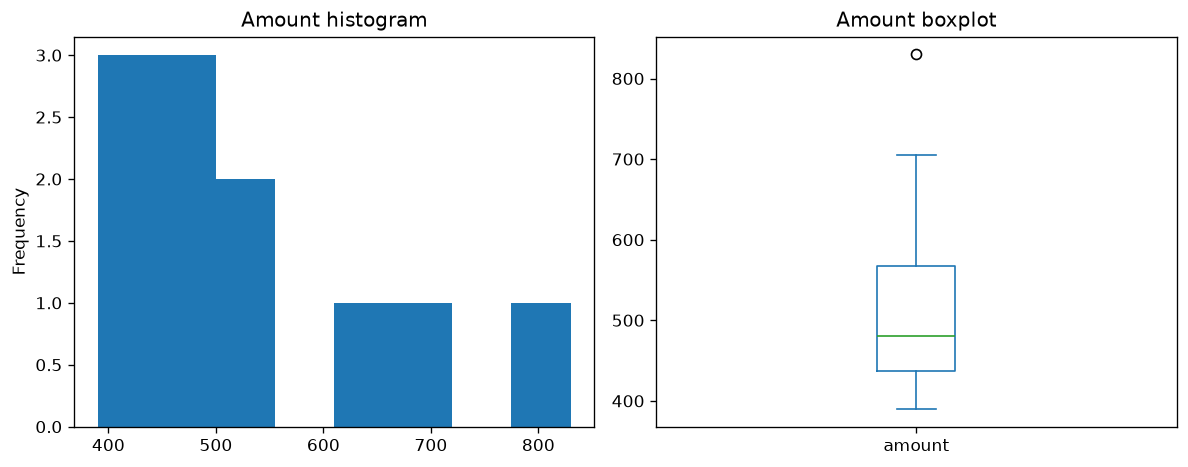

This figure's Python source:
from pathlib import Path

import matplotlib.pyplot as plt
import pandas as pd


DATA = Path(__file__).with_name("transactions.csv")


def main() -> None:
    df = pd.read_csv(DATA)
    clean = df.dropna(subset=["amount"]).copy()
    amount = clean["amount"]

    print("== HEAD ==")
    print(df.head(), end="\n\n")
    print("== MISSING ==")
    print(df.isna().sum(), end="\n\n")
    print("== SUMMARY ==")
    print(amount.describe(percentiles=[0.25, 0.5, 0.75, 0.9, 0.95]), end="\n\n")
    print("median:", amount.median())
    print("mode:", amount.mode().tolist())
    print("variance:", round(amount.var(ddof=1), 2))
    print("std:", round(amount.std(ddof=1), 2))

    fig, axes = plt.subplots(1, 2, figsize=(10, 4))
    amount.plot(kind="hist", bins=8, ax=axes[0], title="Amount histogram")
    amount.plot(kind="box", ax=axes[1], title="Amount boxplot")
    plt.tight_layout()
    plt.savefig(Path(__file__).with_suffix('.png'), dpi=120, bbox_inches='tight')
    plt.show()


if __name__ == "__main__":
    main()
